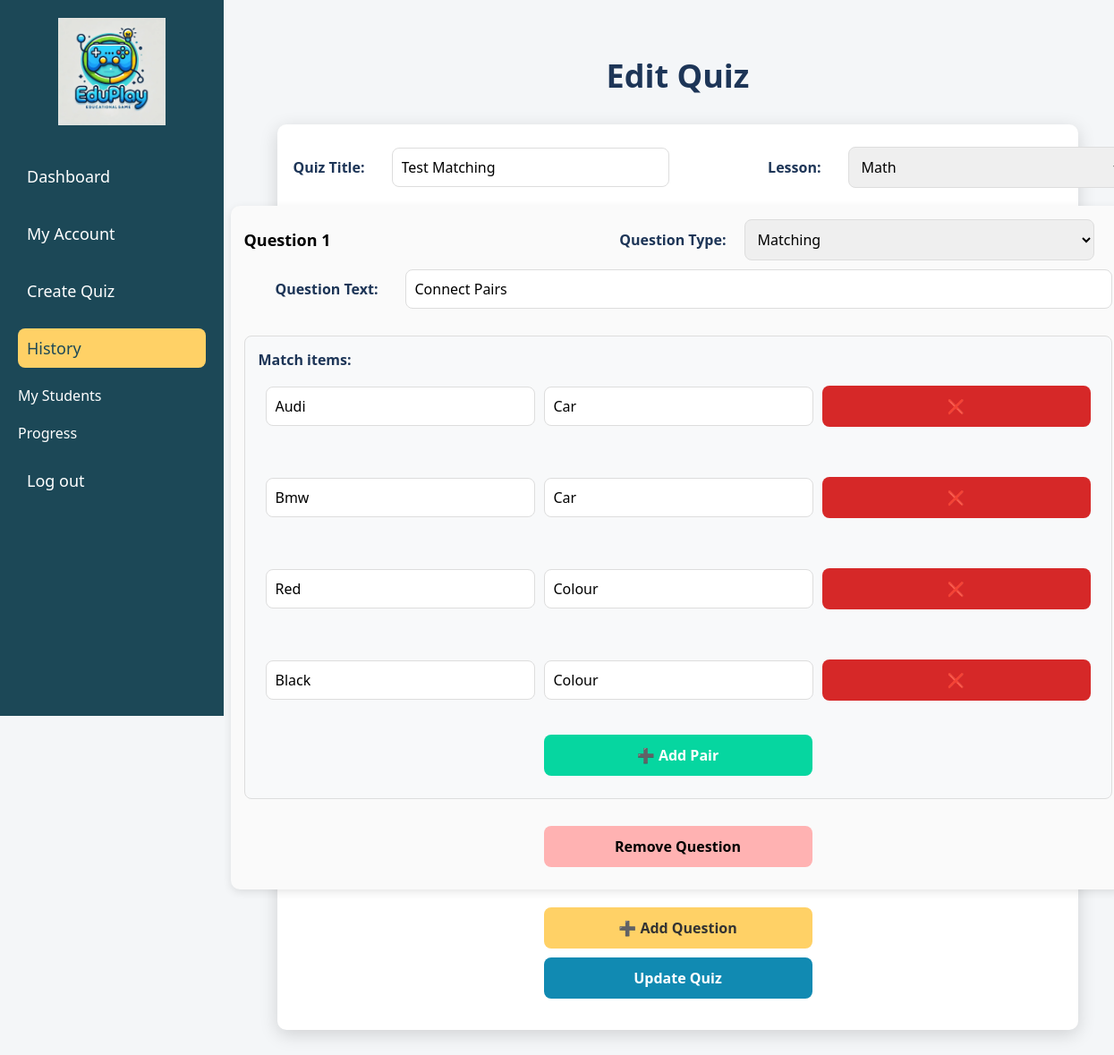
The page /view_quiz/57 (signed in) on the database its author committed.
### tables this page shows
CREATE TABLE quiz (
        id INTEGER PRIMARY KEY AUTOINCREMENT, 
        title TEXT NOT NULL, 
        lesson TEXT,  
        created_by TEXT NOT NULL, 
        created_at TIMESTAMP DEFAULT CURRENT_TIMESTAMP
        );

CREATE TABLE questions (
        id INTEGER PRIMARY KEY AUTOINCREMENT, 
        quiz_id INTEGER NOT NULL, 
        question_num INTEGER, 
        question_text TEXT NOT NULL,
        question_type TEXT NOT NULL,
        option_1 TEXT, 
        option_2 TEXT, 
        option_3 TEXT, 
        option_4 TEXT, 
        correct_answer INTEGER,  
        FOREIGN KEY (quiz_id) REFERENCES quiz(id) ON DELETE CASCADE
        );

CREATE TABLE matching (
        id INTEGER PRIMARY KEY AUTOINCREMENT,
        question_id INTEGER NOT NULL,
        item_1 TEXT NOT NULL,
        item_2 TEXT NOT NULL,
        FOREIGN KEY (question_id) REFERENCES questions(id) ON DELETE CASCADE
        );

### app.py (the view)
@app.route("/view_quiz/<int:quiz_id>")
def view_quiz(quiz_id):
    if "user" not in session or session["role"] != "teacher":
        return redirect(url_for("no_access"))
    quiz = database.getQuizById(quiz_id)
    questions = database.getQuestionsBy(quiz_id)
    if not quiz:
        return jsonify({"error": "Quiz not found"}), 404
    quiz_data = {
        "id": quiz["id"],
        "title": quiz["title"],
        "lesson": quiz["lesson"],
        "questions": [
            {
                "id": q["id"],
                "question_text": q["question_text"],
                "question_type": q["question_type"],
                "options": [q["option_1"], q["option_2"], q["option_3"], q["option_4"]],
                "correct_answer": q["correct_answer"],
                "matching_items": (
                    database.getMatchingItems(q["id"])
                    if q["question_type"] == "matching"
                    else []
                ),
            }
            for q in questions
        ],
    }
    print(quiz_data)
    return render_template("view_quiz.html", user=session["user"], quiz=quiz_data)

### database.py (called while the page is built)
def getQuizById(quiz_id):
    connection = sqlite3.connect("eduplay.db")
    connection.row_factory = (
        sqlite3.Row
    )  # Μετατρέπει τα αποτελέσματα σε dictionary-like αντικείμενα
    cursor = connection.cursor()
    cursor.execute("SELECT * FROM quiz WHERE id = ?", (quiz_id,))
    quiz = cursor.fetchone()
    connection.close()
    return dict(quiz) if quiz else None  # Μετατρέπει σε dictionary αν υπάρχει

def getQuestionsBy(quiz_id):
    connection = getConnection()
    connection.row_factory = sqlite3.Row
    cursor = connection.cursor()
    cursor.execute("SELECT * FROM questions WHERE quiz_id = ?", ((quiz_id,)))
    questions = cursor.fetchall()
    connection.close()
    return [dict(q) for q in questions]

def getMatchingItems(question_id):
    conn = getConnection()
    cursor = conn.cursor()
    cursor.execute(
        "SELECT item_1, item_2 FROM matching WHERE question_id = ?", (question_id,)
    )
    rows = cursor.fetchall()
    conn.close()
    return [item for pair in rows for item in pair]  # flat list

### sqlFunctions.py (called while the page is built)
def getConnection():
    connection = sqlite3.connect("eduplay.db")
    connection.execute("PRAGMA foreign_keys = ON;")
    return connection

### templates/view_quiz.html (shortened to what this page needs)
<!DOCTYPE html>
<html lang="en">
<head>
    <link rel="stylesheet" href="{{ url_for('static', filename='css/create_quiz.css') }}">
    <link rel="stylesheet" href="{{ url_for('static', filename='css/view_quiz.css') }}">
</head>
<body>
    <div class="sidebar">
        <div class="sidebar-header">
            <a href="{{ url_for('home') }}" class="logo-link">
                <img src="{{ url_for('static', filename='images/logo.webp') }}" class="logo" alt="EduPlay Logo">
            </a>
        </div>
        <ul>
            <li><a href="{{ url_for('dashboard') }}">Dashboard</a></li>
            <li><a href="{{ url_for('myAccount') }}">My Account</a></li>
            <li><a href="{{ url_for('create_quiz') }}">Create Quiz</a></li>
            <li><a href="{{ url_for('history') }}" class="active">History</a></li>
            <li>My Students</li>
            <li>Progress</li>
            <li><a href="{{ url_for('logout') }}">Log out</a></li>
        </ul>
    </div>
    <div class="content">
        <div class="page-title">
            <h1>Edit Quiz</h1>
        </div>
        <div class="quiz_creation">
            <form id="quizForm" method="POST" action="{{ url_for('save_quiz', quiz_id=quiz['id']) }}">
                <div class="basics-container">
                    <div class="flex-box left">
                        <label for="quizTitle">Quiz Title: </label>
                        <input type="text" id="quizTitle" name="quizTitle" value="{{ quiz['title'] }}" required>
                    </div>
                    <div class="flex-box right">
                        <label for="quizLesson">Lesson: </label>
                        <select id="quizLesson" name="quizLesson">
                            <option value="Math" {% if quiz['lesson']=='Math' %}selected{% endif %}>Math</option>
                        </select>
                    </div>
                </div>
                <div class="questionsContainer">
                    {% for question in quiz['questions'] %}
                    <div class="question">
                        <div class="question-type">
                            <h3>Question {{ loop.index }}</h3>
                            <label>Question Type: </label>
                            <select name="questionType_{{ loop.index }}" required>
                                <option value="matching" {% if question['question_type']=='matching' %}selected{% endif %}>Matching</option>
                            </select>
                        </div>
                        <div class="question-content">
                            <label>Question Text: </label>
                            <input type="text" name="question_{{ loop.index }}" value="{{ question['question_text'] }}" required>
                        </div>
                        <div class="matching-container" {% if question['question_type'] != 'matching' %}style="display: none;"{% endif %}>
                            <label>Match items:</label>
                            <div class="matching-pairs">
                                {% for i in range(0, question['matching_items']|length, 2) %}
                                <div class="matching-pair">
                                    <input type="text" name="matching_{{ loop.index }}_{{ i+1 }}" value="{{ question['matching_items'][i] }}" required>
                                    <input type="text" name="matching_{{ loop.index }}_{{ i+2 }}" value="{{ question['matching_items'][i+1] }}" required>
                                    <button type="button" class="removePairBtn">❌</button>
                                </div>
                                {% endfor %}
                            </div>
                            <button type="button" class="addPairBtn">➕ Add Pair</button>
                        </div>
                        <button type="button" class="removeQuestion">Remove Question</button>
                    </div>
                    {% endfor %}
                </div>
                <button type="button" id="addQuestion">➕ Add Question</button>
                <button type="button" id="updateBtn">Update Quiz</button>
            </form>
        </div>
    </div>
</body>
</html>

### static/css/create_quiz.css (style rules this page uses)
* { box-sizing: border-box; margin: 0; padding: 0; font-family: 'Segoe UI', sans-serif; }
body { background-color: #f4f6f8; display: flex; }
.sidebar { width: 250px; height: 100vh; background-color: #1c4857; padding: 20px; position: fixed; top: 0; left: 0; color: white; }
.sidebar-header { margin-bottom: 30px; display: flex; justify-content: center; align-items: center; width: 100%; padding: 0; }
.logo-link { display: block; width: 100%; text-align: center; }
.logo { width: 120px; height: auto; max-width: 100%; object-fit: contain; }
.sidebar ul { list-style: none; padding: 0; margin-top: 30px; }
.sidebar ul li { margin: 20px 0; }
.sidebar ul li a { text-decoration: none; color: white; font-size: 18px; padding: 10px; display: block; border-radius: 8px; transition: background 0.3s, color 0.3s; }
.sidebar ul li a:hover, .sidebar ul li a.active { background-color: #ffd166; color: #1c4857; }
.content { margin-left: 270px; padding: 40px; width: calc(100% - 270px); }
.page-title { text-align: center; margin-bottom: 30px; margin-top: 20px; }
.page-title h1 { font-size: 36px; color: #1D3557; font-weight: bold; }
.quiz_creation { max-width: 1200px; width: 100%; margin: 0 auto; margin-bottom: 15px; background: white; padding: 25px; border-radius: 10px; box-shadow: 0px 5px 20px rgba(0, 0, 0, 0.15); display: flex; flex-direction: column; align-items: center; justify-content: space-between; }
.quiz_creation label { font-size: 16px; font-weight: bold; color: #1D3557; flex: 0 0 150px; text-align: right; margin-right: 20px; }
.quiz_creation input, .quiz_creation select { flex: 1; padding: 10px; border: 1px solid #ddd; border-radius: 8px; font-size: 16px; transition: all 0.3s ease-in-out; }
.quiz_creation button { width: 100%; max-width: 300px; padding: 12px; font-size: 16px; font-weight: bold; border: none; border-radius: 8px; cursor: pointer; transition: all 0.3s ease-in-out; margin: 10px auto; display: block; }
.basics-container { display: flex; flex-wrap: wrap; gap: 20px; min-width: 1000px; }
.flex-box { display: flex; flex-direction: row; align-items: center; justify-content: center; gap: 5px; }
.left, .right { flex: 1; gap: 10px; }
.question { background: #FAFAFA; padding: 15px; border-radius: 10px; margin-bottom: 20px; box-shadow: 0px 3px 10px rgba(0, 0, 0, 0.1); display: flex; flex-wrap: wrap; align-items: flex-start; justify-content: flex-start; gap: 10px; width: 100%; }
.question h3 { flex: 1; align-items: flex-start; justify-content: flex-start; font-size: 18px; margin-right: 20px; }
.question-type { flex: 1; font-size: 18px; margin-right: 20px; display: flex; flex-direction: row; align-items: center; }
.question-content { width: 100%; display: none; align-items: center; gap: 10px; margin-bottom: 10px; }
.options-container, .true-false-container, .matching-container { width: 100%; margin-bottom: 10px; }
.matching-container { display: none; gap: 10px; }
select { width: 100%; }
#addQuestion { background-color: #FFD166; color: #333; }
.removeQuestion { background-color: #ffb2b2; border: 2px solid red; }
.matching-pair { display: flex; flex-direction: row; gap: 10px; margin-bottom: 10px; flex: 1; padding: 8px; }

### rows shown on the page
quiz: quizTitle "Test Matching", quizLesson "Math"
questions: question_type "Matching", question_text "Connect Pairs", item_1 "Audi" "Bmw" "Red" "Black", item_2 "Car" "Car" "Colour" "Colour"
